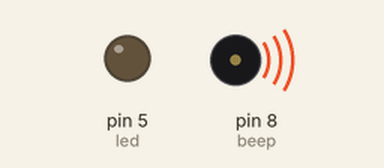
Recording of a sketch running on a simulated Arduino Uno, built with avr-gcc and run on an emulated ATmega328P. Shown: output pins drawn as LEDs (lit = HIGH), buzzer (waves = sounding, pin HIGH).

Above: at 2.1 s.
At 7.7 s:
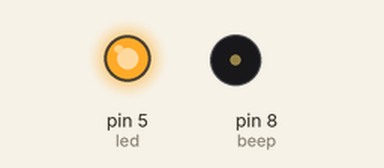
Timing chart, 0 to 16.1 s (numbered marks = the images above):
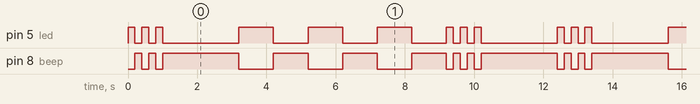

Measured:
- by itself, pin 5 (led): repeats every 12.4 s: 2 × (LOW 0.20 s, HIGH 0.20 s), LOW 2.2 s, 3 × (HIGH 1.0 s, LOW 1.0 s), 2 × (HIGH 0.20 s, LOW 0.20 s), HIGH 0.20 s, LOW 2.2 s, HIGH 0.20 s
- by itself, pin 8 (beep): repeats every 12.4 s: LOW 0.20 s, HIGH 0.20 s, LOW 0.20 s, HIGH 2.2 s, 3 × (LOW 1.0 s, HIGH 1.0 s), 2 × (LOW 0.20 s, HIGH 0.20 s), LOW 0.20 s, HIGH 2.2 s, LOW 0.20 s, HIGH 0.20 s
- by itself, everything shown: repeats every 12.4 s, in 18 steps

The sketch:

sos.ino
```cpp
int led=5;
int beep=8;
void setup() {
  pinMode(beep,OUTPUT);
  pinMode(led,OUTPUT);

}

void loop() {
  // put your main code here, to run repeatedly:
    sos();
}
void sos()
{
  for(int a=0;a<3;a++)
  {
  digitalWrite(beep,LOW);
  digitalWrite(led,HIGH);
  delay(200);
  digitalWrite(beep,HIGH);
  digitalWrite(led,LOW);
  delay(200);
  }
  delay(2000);
  for(int b=0;b<3;b++)
  {
  digitalWrite(beep,LOW);
  digitalWrite(led,HIGH);
  delay(1000);
  digitalWrite(beep,HIGH);
  digitalWrite(led,LOW);
  delay(1000);
  }
    for(int b=0;b<3;b++)
  {
  digitalWrite(beep,LOW);
  digitalWrite(led,HIGH);
  delay(200);
  digitalWrite(beep,HIGH);
  digitalWrite(led,LOW);
  delay(200);
  }
  delay(2000);
}
```
